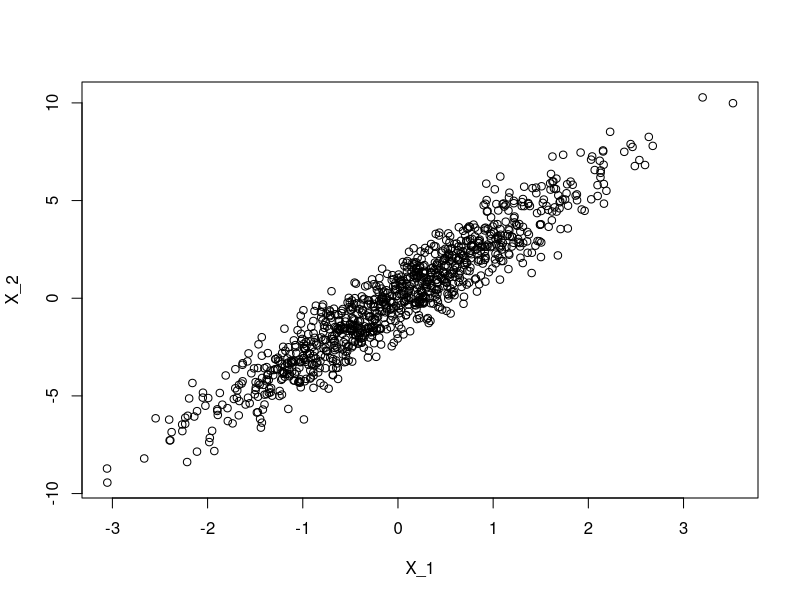

Recreate this plot in R. (Note: this script raises an error after producing the figure.)
## ---- chunk 1

set.seed(0)

# creation of the vector
v = rnorm(6000*201, mean=0, sd=1)

# creation of the matrix 6000 lines and 201 columns
mat = matrix(data = v, nrow = 6000, ncol = 201)

# turn the matrix into a data frame
dataFrame = data.frame(mat)

# creation of the linear model
reg = lm(formula = X1 ~ . , data = dataFrame)

# uncomment that following part to see the summary of the regression
# summary(reg)

## ---- chunk 2

# stock in the vector coef all the p-values
coef <- summary(reg)$coefficients[, 4]

# here we select the p-values assessed as significantly non-zero at level 5%
coef[coef < 0.05]

# count the number of those selected coefficients
length(coef[coef < 0.05])

## ---- chunk 3

set.seed(3)

# creation of three vectors
eps_1 <- rnorm(1000)
eps_2 <- rnorm(1000)
eps_3 <- rnorm(1000)

# creation of the model
X_1 = eps_1
X_2 = 3*X_1 + eps_2
Y = 2 + X_1 + X_2 + eps_3

# plot the cloud of points (X_1,X_2)
plot(X_1, X_2)


# creation of three new vectors
eps_1 <- rnorm(10)
eps_2 <- rnorm(10)
eps_3 <- rnorm(10)

# creation of the new model
X_1 = eps_1
X_2 = 3*X_1 + eps_2
Y = 2 + X_1 + X_2 + eps_3
## ---- chunk 4

# turn the matrix into a data frame
dataFrame = data.frame(Y)

# creation of the linear model
reg = lm(formula = X1 ~ . , data = dataFrame)
















